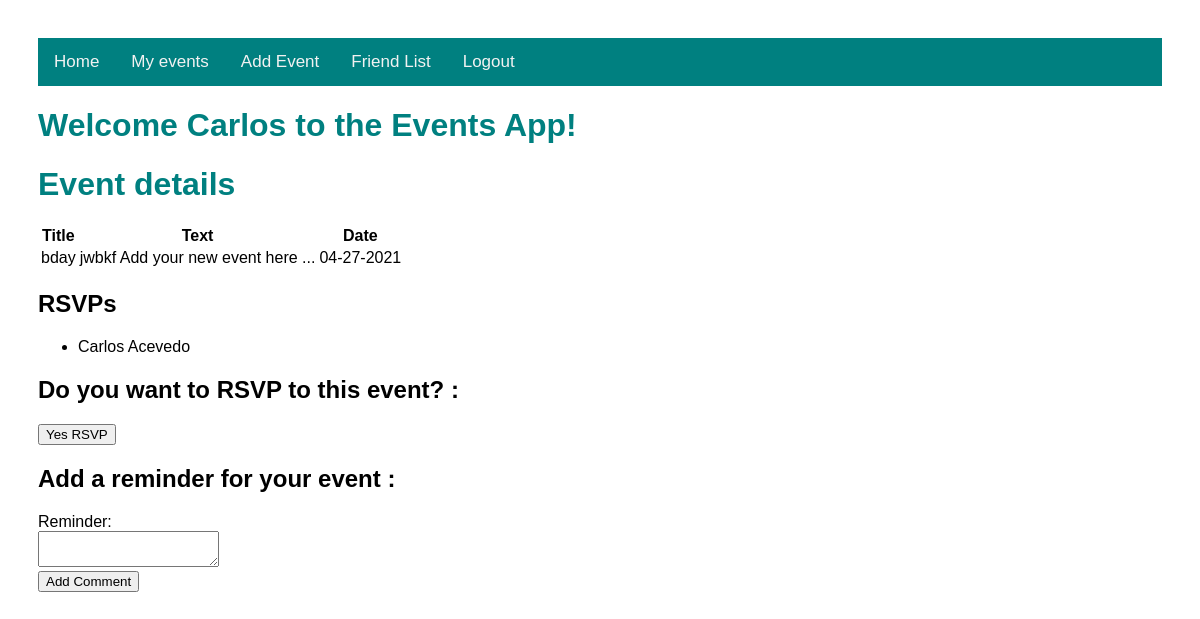
/events/1 (signed in), run on the app's committed database.
### models.py (models this page shows, shortened)
class User(db.Model):
    id = db.Column("id", db.Integer, primary_key=True)
    first_name = db.Column("first_name", db.String(100))
    last_name = db.Column("last_name", db.String(100))
    email = db.Column("email", db.String(100))
    password = db.Column(db.String(255), nullable=False)
    registered_on = db.Column(db.DateTime, nullable=False)
    events = db.relationship("Event", backref="user", lazy=True)
    comments = db.relationship("Comment", backref="user", lazy=True)

class Event(db.Model):
    id = db.Column("id", db.Integer, primary_key=True)
    title = db.Column("title", db.String(200))
    text = db.Column("text", db.String(100))
    date = db.Column("date", db.String(50))
    user_id= db.Column(db.Integer, db.ForeignKey("user.id"), nullable=False)
    comments = db.relationship("Comment", backref="event", cascade="all, delete-orphan", lazy=True)

class RSVP(db.Model):
    id = db.Column(db.Integer, primary_key=True)
    event_id = db.Column(db.Integer, db.ForeignKey("event.id"), nullable=False)
    user_id = db.Column(db.Integer, db.ForeignKey("user.id"), nullable=False)
    user= db.relationship("User", lazy=True)
    event= db.relationship("Event", lazy=True)

### flask06.py (the view)
@app.route('/events/<int:event_id>')
def get_event(event_id):
    if session.get('user'):
        my_event = db.session.query(Event).filter_by(id=event_id, user_id=session['user_id']).one()
        form_comment = CommentForm()
        event_rsvps = db.session.query(RSVP).filter_by(event_id=event_id).all()
        form_rsvp  = RSVPForm()
        print(event_rsvps)
        return render_template('event.html', event=my_event, user=session['user'], form_comment=form_comment, form_rsvp=form_rsvp, rsvps=event_rsvps )
    else:
        return redirect(url_for('login'))

### forms.py
class CommentForm(FlaskForm):
    class Meta:
        csrf = False
    comment = TextAreaField('Reminder:',validators=[Length(min=1)])
    submit = SubmitField('Add Comment')

class RSVPForm(FlaskForm):
    class Meta:
        csrf = False
    submit = SubmitField('Yes RSVP')

### templates/event.html (shortened to what this page needs)
<!DOCTYPE html>
<html lang="en">
    <head>
        <link rel="stylesheet" href="{{ url_for('static', filename='main.css') }}">
    </head>
    <body>
    <div class = "topnav">
    <nav>
            <a href="{{ url_for('home')}}"> Home </a>
            <a href="/events"> My events </a>
            <a href="{{url_for('new_event')}}"> Add Event</a>
            <a href="{{url_for('new_event')}}"> Friend List</a>
            <a href="{{ url_for('logout')}}">Logout</a>
        </nav>
        </div>
        <h1>Welcome {{user}} to the Events App!</h1>
        <h1>Event details</h1>
        <table>
            <tr>
                <th>Title</th>
                <th>Text</th>
                <th>Date</th>
            </tr>
            <tr>
                <td>{{ event.title }}</td>
                <td>{{ event.text }}</td>
                <td>{{ event.date }}</td>
            </tr>
        </table>
        {% if rsvps %}
  {% if rsvps|length > 0 %}
    <h2>RSVPs</h2>
    <ul>
    {% for rsvp in rsvps %}
      <li>{{ rsvp.user.first_name + " "}}{{rsvp.user.last_name}}</li>
    {% endfor %}
    </ul>
  {% endif %}
{% endif %}
<form action="{{ url_for('new_rsvp', event_id=event.id) }}" method="post">
  <div class="formwrapper">
    <h2 class="title">Do you want to RSVP to this event? : </h2>
    {{ form_rsvp.submit }}
  </div>
</form>
<form action="{{ url_for('new_comment', event_id=event.id) }}" method="post">
  <div class="formwrapper">
    <h2 class="title">Add a reminder for your event :</h2>
    <div class="form-field">
      {{ form_comment.comment.label }} <br/> {{ form_comment.comment }}
    </div>
    {{ form_comment.submit }}
  </div>
</form>
    </body>
</html>

### static/main.css (style rules this page uses)
body { padding: 30px 30px; font-family: Arial, Helvetica, sans-serif; }
h1 { color: teal; }
.topnav { overflow: hidden; background-color: teal; }
.topnav a { float: left; color: #f2f2f2; text-align: center; padding: 14px 16px; text-decoration: none; font-size: 17px; }

### data on the page
User: first_name "Carlos"
Event: title "bday", text "jwbkf Add your new event here ...", date "04-27-2021"
RSVP: user "Carlos", user.last_name "Acevedo"
